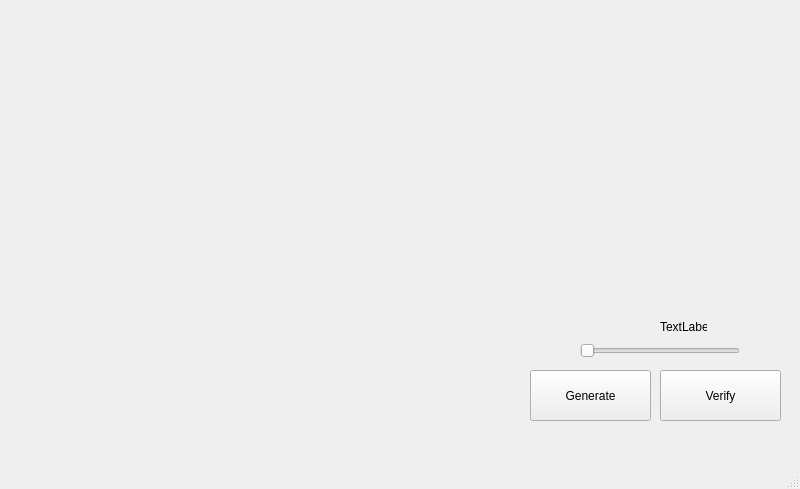
<?xml version="1.0" encoding="UTF-8"?>
<ui version="4.0">
 <class>MainWindow</class>
 <widget class="QMainWindow" name="MainWindow">
  <property name="geometry">
   <rect>
    <x>0</x>
    <y>0</y>
    <width>800</width>
    <height>489</height>
   </rect>
  </property>
  <property name="windowTitle">
   <string>MainWindow</string>
  </property>
  <widget class="QWidget" name="centralwidget">
   <widget class="QPushButton" name="generateButton">
    <property name="geometry">
     <rect>
      <x>530</x>
      <y>370</y>
      <width>121</width>
      <height>51</height>
     </rect>
    </property>
    <property name="text">
     <string>Generate</string>
    </property>
   </widget>
   <widget class="QLabel" name="plotLabel">
    <property name="geometry">
     <rect>
      <x>10</x>
      <y>10</y>
      <width>511</width>
      <height>411</height>
     </rect>
    </property>
    <property name="text">
     <string/>
    </property>
    <property name="pixmap">
     <pixmap>test.png</pixmap>
    </property>
   </widget>
   <widget class="QPushButton" name="verifyButton">
    <property name="geometry">
     <rect>
      <x>660</x>
      <y>370</y>
      <width>121</width>
      <height>51</height>
     </rect>
    </property>
    <property name="text">
     <string>Verify</string>
    </property>
   </widget>
   <widget class="QSlider" name="slider1">
    <property name="geometry">
     <rect>
      <x>580</x>
      <y>340</y>
      <width>160</width>
      <height>22</height>
     </rect>
    </property>
    <property name="orientation">
     <enum>Qt::Horizontal</enum>
    </property>
   </widget>
   <widget class="QLabel" name="label">
    <property name="geometry">
     <rect>
      <x>660</x>
      <y>320</y>
      <width>47</width>
      <height>13</height>
     </rect>
    </property>
    <property name="text">
     <string>TextLabel</string>
    </property>
   </widget>
  </widget>
  <widget class="QMenuBar" name="menubar">
   <property name="geometry">
    <rect>
     <x>0</x>
     <y>0</y>
     <width>800</width>
     <height>26</height>
    </rect>
   </property>
  </widget>
  <widget class="QStatusBar" name="statusbar"/>
 </widget>
 <resources/>
 <connections/>
</ui>
